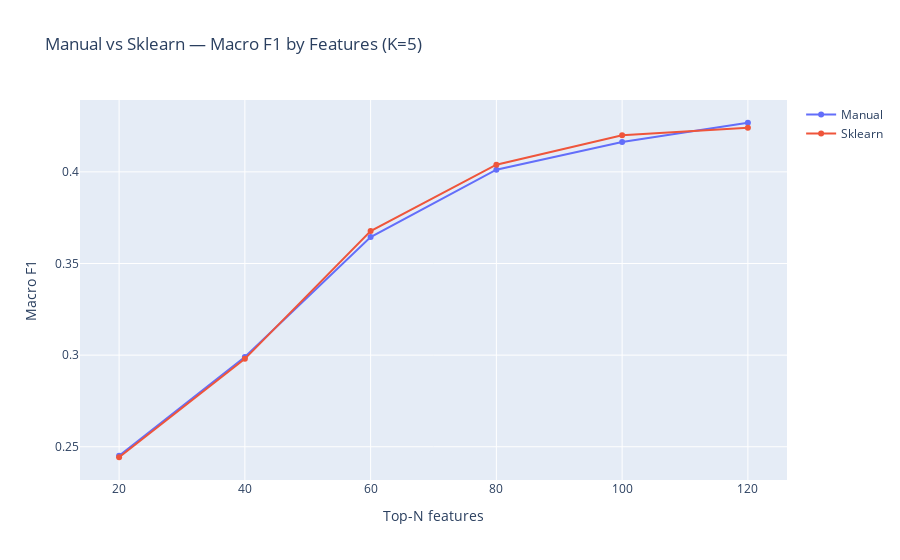

The cell this chart's notebook holds for it:
### Markdown cell above
### c) Manual vs sklearn F1 (grouped by features) for a fixed K=5

### Code cell
k_fixed = 5 if 5 in set(df_manual['k']) else sorted(df_manual['k'].unique())[0]
m_fixed = df_manual[df_manual['k']==k_fixed]
s_fixed = df_skl[df_skl['k']==k_fixed]

fig3 = go.Figure()
fig3.add_trace(go.Scatter(x=m_fixed["topN"], y=m_fixed["f1_mean"], mode="lines+markers", name="Manual"))
fig3.add_trace(go.Scatter(x=s_fixed["topN"], y=s_fixed["f1_mean"], mode="lines+markers", name="Sklearn"))
fig3.update_layout(title=f"Manual vs Sklearn — Macro F1 by Features (K={k_fixed})",
                   xaxis_title="Top-N features", yaxis_title="Macro F1")
fig3.show()

### Figure 1 — Plotly figure (JSON) as saved in the notebook; plotly's stock layout.template omitted (floating-point values rounded to 4 significant figures)
{"data": [{"mode": "lines+markers", "name": "Manual", "type": "scatter", "x": [20, 40, 60, 80, 100, 120], "y": [0.2451, 0.299, 0.3644, 0.4012, 0.4163, 0.4268]}, {"mode": "lines+markers", "name": "Sklearn", "type": "scatter", "x": [20, 40, 60, 80, 100, 120], "y": [0.2443, 0.298, 0.3677, 0.4039, 0.4199, 0.4241]}], "layout": {"title": {"text": "Manual vs Sklearn — Macro F1 by Features (K=5)"}, "xaxis": {"title": {"text": "Top-N features"}}, "yaxis": {"title": {"text": "Macro F1"}}}}
